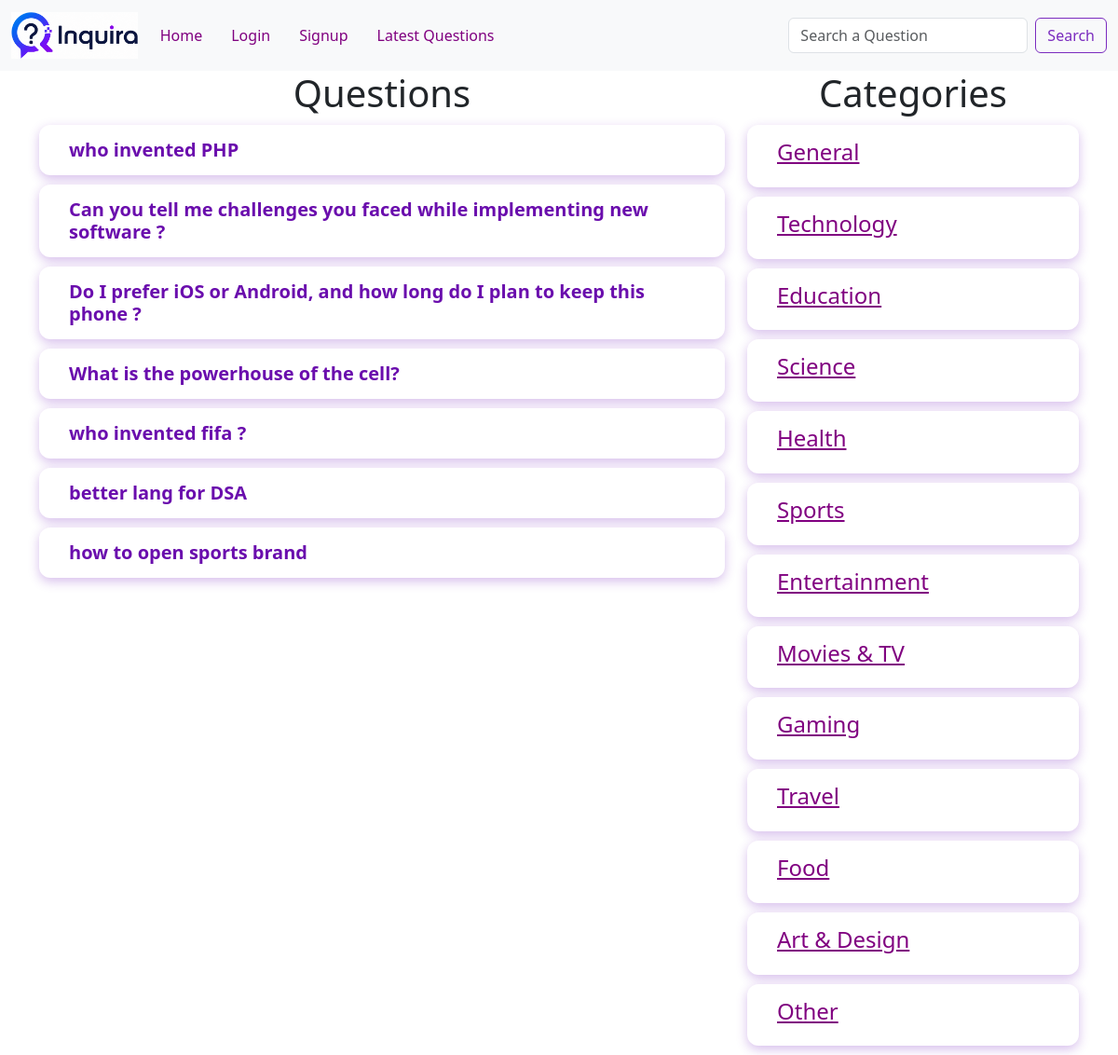
The page / on the database its author committed.
### tables this page shows
CREATE TABLE `questions` (
  `id` int NOT NULL,
  `title` varchar(100) NOT NULL,
  `description` varchar(300) NOT NULL,
  `category_id` int NOT NULL,
  `user_id` int NOT NULL
);

CREATE TABLE `categories` (
  `id` int NOT NULL,
  `name` varchar(100) NOT NULL
);

### client/categorylist.php (the view)
<div>
    <h1 class="heading">Categories</h1>
    <?php
    include('./common/db.php');
    $query="select * from categories";
    $result = $conn->query($query);
    foreach($result as $row){
        $name= $row['name'];
        $id= $row['id'];
        echo "<div class='row question-list'>
        <h4><a href='?c-id=$id'>$name</a></h4>
        </div>";
    }
    ?>
</div>

### index.php (shortened to what this page needs)
<!DOCTYPE html>
<html lang="en">
<head>
    <?php include('./client/commonFiles.php'); ?>
</head>
<body>
    <?php include('./client/header.php'); ?>
    <?php
    if (isset($_GET['signup'])) {
        include('./client/signup.php');
    } else if (isset($_GET['login'])) {
        include('./client/login.php');
    } else if (isset($_GET['ask'])) {
        include('./client/ask.php');
    } else if (isset($_GET['q-id'])) {
        $qid = $_GET['q-id'];
        include('./client/question-details.php');
    } else if (isset($_GET['c-id'])) {
        $cid = $_GET['c-id'];
        include('./client/questions.php');
    } else if (isset($_GET['u-id'])) {
        $uid = $_GET['u-id'];
        include('./client/questions.php');
    } else if (isset($_GET['latest'])) {
        include('./client/questions.php');
    } else if (isset($_GET['search'])) {
        $search = $_GET['search'];
        include('./client/questions.php');
    }
     else {
        include('./client/questions.php');
    }
    ?>
</body>
</html>

### client/commonFiles.php (shortened to what this page needs)
<link href="https://cdn.jsdelivr.net/npm/bootstrap@5.3.8/dist/css/bootstrap.min.css" rel="stylesheet">
<link rel="stylesheet" href="/Discuss/public/style.css">

### client/header.php (shortened to what this page needs)
<nav class="navbar navbar-expand-lg navbar-light bg-light">
    <div class="container-fluid">
        <a class="navbar-brand" href="./">
            <img src="./public/logo.png" alt="Logo">
        </a>
        <div class="collapse navbar-collapse" id="navbarNav">
            <ul class="navbar-nav">
                <li class="nav-item">
                    <a class="nav-link active" href="./">
                        Home
                    </a>
                </li>
                <?php if (isset($_SESSION['user'])) { ?>
                    <li class="nav-item">
                        <a class="nav-link" href="./server/requests.php?logout=true">
                            Logout [<?php echo ucfirst( $_SESSION['user']['username'] ) ?>]
                        </a>
                    </li>
                    <li class="nav-item">
                        <a class="nav-link " href="?ask=true">
                            Ask a Question
                        </a>
                    </li>
                    <li class="nav-item">
                        <a class="nav-link " href="?u-id=<?php echo $_SESSION['user']['user_id'] ?>">
                            My Questions
                        </a>
                    </li>
                <?php } else { ?>
                    <li class="nav-item">
                        <a class="nav-link" href="?login=true">
                            Login
                        </a>
                    </li>
                    <li class="nav-item">
                        <a class="nav-link" href="?signup=true">
                            Signup
                        </a>
                    </li>
                <?php } ?>
                <li class="nav-item">
                    <a class="nav-link" href="?latest=true">
                        Latest Questions
                    </a>
                </li>
            </ul>
        </div>
        <form class="d-flex" action="">
            <input class="form-control me-2 " type="search" name="search" placeholder="Search a Question">
            <button class="btn btn-outline-success btn search-btn" type="submit">Search</button>
        </form>
    </div>
</nav>

### client/questions.php (shortened to what this page needs)
<div class="container">
    <div class="row">
        <div class="col-8">
            <h1 class="heading">Questions</h1>
            <?php
            include("./common/db.php");
            if (isset($_GET['c-id'])) {
                $category_id = (int) $_GET['c-id'];
                $query = "SELECT * FROM questions
                          WHERE category_id = $category_id";
            } else if (isset($_GET['u-id'])) {
                $uid = (int) $_GET['u-id'];
                $query = "SELECT * FROM questions
                          WHERE user_id = $uid";
            } else if (isset($_GET['latest'])) {
                $query = "SELECT * FROM questions
                          ORDER BY id DESC";
            } else {
                $query = "SELECT * FROM questions";
            }
            $result = $conn->query($query);
            foreach ($result as $row) {
                $title = $row['title'];
                $id = $row['id'];
                echo "
                <div class='row question-list'>
                    <h5 class='my-question text-danger fw-bold'>
                        <a href='?q-id=$id'>
                            $title
                        </a>";
                echo "
                    </h5>
                </div>";
            }
            ?>
        </div>
        <div class="col-4">
            <?php include('categorylist.php'); ?>
        </div>
    </div>
</div>

### public/style.css (style rules this page uses)
a { color: purple !important; }
.navbar-brand img { height:50px; width:auto; }
.navbar-nav { gap:15px; }
.heading { text-align: center; }
.question-list { background: white; color: #01062a; padding: 15px 20px; margin: 10px 0; border-radius: 12px; font-size: 18px; font-weight: 500; box-shadow: 0 4px 12px rgba(123, 44, 191, 0.3); transition: all 0.3s ease; cursor: pointer; }
.question-list h5 { margin: 0; font-size: 20px; font-weight: 600; }
.col-8 { margin: 0 auto; }
h5 { color: #021f70; font-weight: 600; }
.my-question { display: flex; justify-content: space-between; align-items: center; margin: 0; }
.my-question a:first-child { color: #6a0dad !important; text-decoration: none; transition: 0.3s ease; }
.search-btn { border: 1px solid #7b2cbf; color: #7b2cbf; }

### rows shown on the page
questions: title "who invented PHP"
questions: title "Can you tell me challenges you faced while implementing new software ?"
questions: title "Do I prefer iOS or Android, and how long do I plan to keep this phone ?"
questions: title "What is the powerhouse of the cell?"
questions: title "who invented fifa ?"
questions: title "better lang for DSA"
questions: title "how to open sports brand"
categories: name "General"
categories: name "Technology"
categories: name "Education"
categories: name "Science"
categories: name "Health"
categories: name "Sports"
categories: name "Entertainment"
categories: name "Movies & TV"
categories: name "Gaming"
categories: name "Travel"
categories: name "Food"
categories: name "Art & Design"
categories: name "Other"
